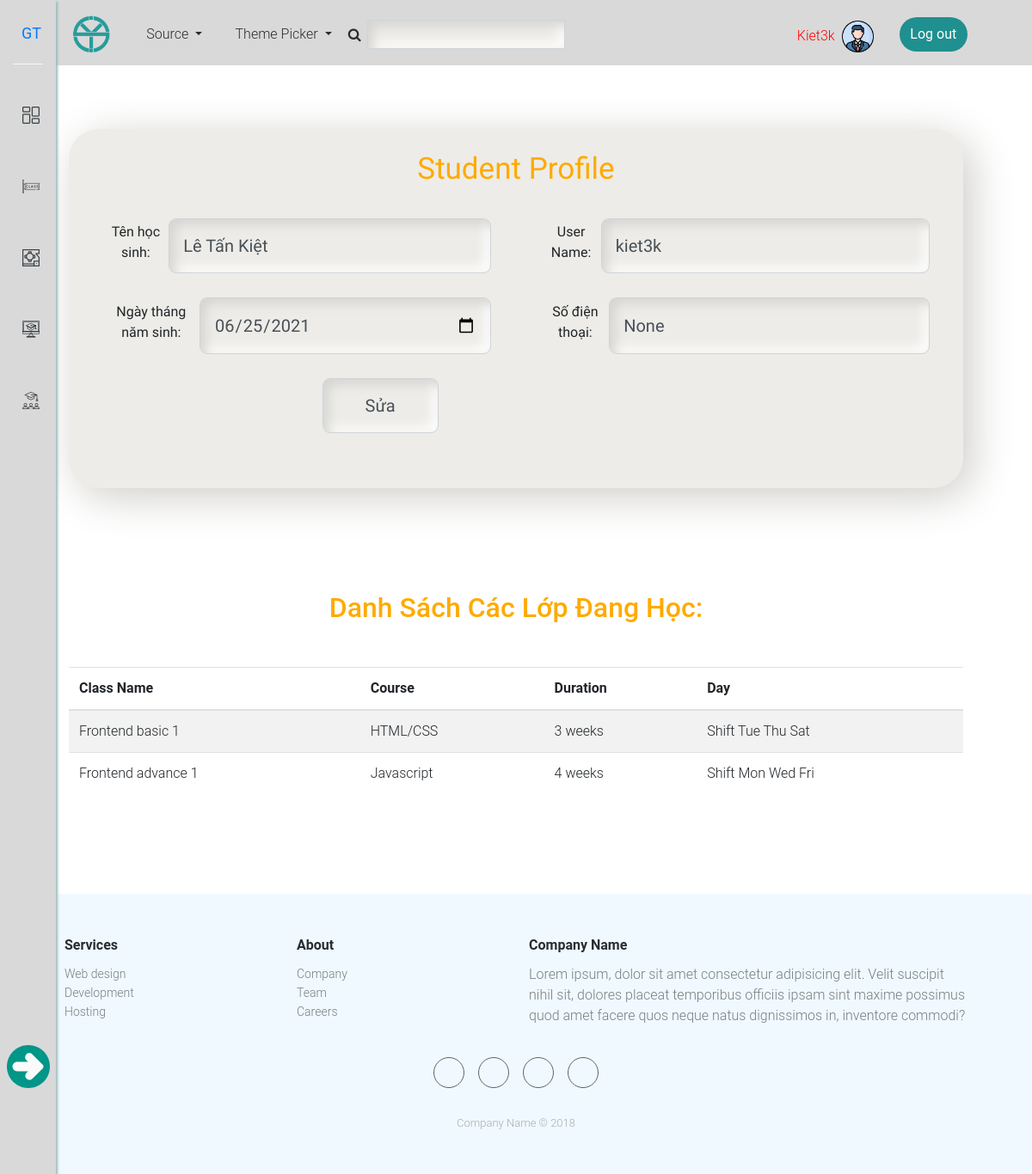
Page /profile/ (signed in) on the committed database.
### core/models.py (models this page shows, shortened)
class Student(models.Model):
    user = models.ForeignKey(User,on_delete=models.CASCADE, related_name="users",blank=True, null=True )
    name = models.CharField(default='',max_length=255)
    birth = models.DateField(blank=True, null=True)
    phone = models.CharField(default='',null=True,blank=True,max_length=13)
    classes = models.ManyToManyField(Class, blank=True, null=True , related_name="students")

class Class(models.Model):
    slug = models.SlugField(max_length=30,default='')
    name = models.CharField(default='',max_length=255)
    number = models.IntegerField(default=0)
    number_student = models.IntegerField(default=0)
    course = models.ForeignKey(Course, on_delete=models.CASCADE, related_name="courses")
    duration = models.IntegerField(default=0)
    day = models.CharField(choices=SCHEDULE_CHOICES, max_length=4) # buổi học
    status = models.CharField(choices=STATUS_CHOICES, max_length=8, default="WAITING")

class Course(models.Model):
    name = models.CharField(default='',max_length=255)
    duration = models.IntegerField(choices=DURATION_CHOICES, default=3)
    def __str__(self):
        return self.name

### core/views.py (the view)
# urls.py: path('profile/', views.Profiles , name='profile'),
@login_required
def Profiles(request):
    current_user = request.user
    if current_user.is_staff:
        return redirect('index')
    student = Student.objects.get(user = current_user)
    cls = student.classes.all()
    context = {
        'student':student,
        'cls':cls,
    }
    return render(request, 'core/profile.html',context)

### core/templates/core/profile.html (shortened to what this page needs)
{% extends 'core/base.html' %}
{% load static %}
{% block head %}
<link rel="stylesheet" href="{% static 'css/css/classes.css' %}">
{% endblock head %}
{% block contain %}
<div class="class-wrapper">
    <form name="" action="{% url 'updateprofile' %}" method="post">
        <h2 class="qllh">student profile</h2>
        <div class="form-group">
            <label for="">Tên học sinh:</label>
            <input type="text" name="name" value="{{student.name}}">
        </div>
        <div class="form-group">
            <label for="">User Name:</label>
            <input type="text" name="phone" value="{{student.user.username}}" readonly>
        </div>
        <div class="form-group">
            <label for="">Ngày tháng năm sinh:</label>
            <input type="date" name="birth">
        </div>
        <div class="form-group">
            <label for="">Số điện thoại:</label>
            <input type="text" name="phone" value="{{student.phone}}">
        </div>
        <div class="form-submit">
            <input type="submit" value="Sửa">
        </div>
    </form>
    <h2>Danh sách các lớp đang học:</h2>
    <table class="table table-striped">
        <thead>
            <tr>
              <th>Class Name</th>
              <th>Course</th>
              <th>Duration</th>
              <th>Day</th>
            </tr>
          </thead>
          <tbody>
          {% for class in cls %}
              <tr>
                <td>{{class.name}}</td>
                <td>{{class.course}}</td>
                <td>{{class.duration}} weeks</td>
                <td>{{class.get_day_display}}</td>
              </tr>
          {% endfor %}
    </table>
</div>
{% endblock contain %}

### core/templates/core/base.html (shortened to what this page needs)
{% load static %}
<!DOCTYPE html>
<html>
<head>
    <link rel="stylesheet" href="https://maxcdn.bootstrapcdn.com/bootstrap/4.5.2/css/bootstrap.min.css">
    <link rel="stylesheet" href="https://cdnjs.cloudflare.com/ajax/libs/ionicons/2.0.1/css/ionicons.min.css" />
    <link rel="stylesheet" href="https://cdnjs.cloudflare.com/ajax/libs/font-awesome/4.7.0/css/font-awesome.min.css" />
    <link rel="stylesheet" href="{% static 'icon/font/flaticon.css' %}" />
    <link rel="stylesheet" href="{% static 'css/css/header.css' %}" />
    <link rel="stylesheet" href="{% static 'css/css/footer.css' %}" />
    <link rel="stylesheet" href="{% static 'css/css/menu.css' %}" />
    {% block head %}
    {% endblock head %}
</head>
<body>
    <div class="header-dark">
        <nav class="navbar navbar-dark navbar-expand-md navigation-clean-search">
            <div class="container">
                <a class="navbar-brand" href="#"><img src="{% static 'img/logo.jpg' %}"></a>
                <div class="collapse navbar-collapse" id="navcol-1">
                    <ul class="nav navbar-nav">
                        <li class="dropdown">
                            <a class="dropdown-toggle nav-link dropdown-toggle" data-toggle="dropdown"
                                aria-expanded="false" href="#">Source
                            </a>
                        </li>
                        <li class="dropdown">
                            <a class="dropdown-toggle nav-link dropdown-toggle" data-toggle="dropdown"
                                aria-expanded="false" href="#">Theme Picker
                            </a>
                        </li>
                    </ul>
                    <form class="form-inline mr-auto">
                        <div class="form-group">
                            <label for="search-field"><i class="fa fa-search"></i></label>
                            <input class="" type="search" id="search-field" autocomplete="off" name="search" />
                        </div>
                    </form>
                    <span class="navbar-text">
                        <span class="span-un" style="color:red;">{{user.username}}</span>
                        <a href="#" class="userName">
                            <img src="{% static 'img/user.png' %}">
                        </a>
                    </span>
                    <a class="btn action-button log-out" role="button" href="{% url 'logout' %}">Log out</a>
                </div>
            </div>
        </nav>
    </div>
    <div class="menu-dark">
        <div class="menu-wrapper">
            {% if user.is_staff %}
            <div class="logo">
                <a href="{% url 'index' %}" class="gt mini"> GT </a>
                <a href="{% url 'index' %}" class="gt normal out"> GENNY TEAM</a>
            </div>
            <ul class="nav">
                <li class="nav-item">
                    <a href="{% url 'index' %}" class="nav-link">
                        <i class="flaticon flaticon-dashboard"></i>
                        <p class="out">Dashboard</p>
                    </a>
                </li>
                <li class="nav-item">
                    <a href="{% url 'classes' %}" class="nav-link">
                        <i class="flaticon flaticon-class"></i>
                        <p class="out">Classes</p>
                    </a>
                </li>
                <li class="nav-item">
                    <a href="{% url 'rooms' %}" class="nav-link">
                        <i class="flaticon flaticon-blueprint"></i>
                        <p class="out">Rooms</p>
                    </a>
                </li>
                <li class="nav-item">
                    <a href="{% url 'courses' %}" class="nav-link">
                        <i class="flaticon flaticon-online-course"></i>
                        <p class="out">Courses</p>
                    </a>
                </li>
                <li class="nav-item">
                    <a href="{% url 'students' %}" class="nav-link">
                        <i class="flaticon flaticon-graduation"></i>
                        <p class="out">Students</p>
                    </a>
                </li>
            </ul>
            <div class="oc-btn">
                <svg class="svg-oc-btn" xmlns="http://www.w3.org/2000/svg" xmlns:xlink="http://www.w3.org/1999/xlink"
                    version="1.1" id="Capa_1" x="0px" y="0px" viewBox="0 0 490.667 490.667"
                    style="enable-background: new 0 0 490.667 490.667" xml:space="preserve">
                    <path style="fill: #009688"
                        d="M245.333,0C109.839,0,0,109.839,0,245.333s109.839,245.333,245.333,245.333  s245.333-109.839,245.333-245.333C490.514,109.903,380.764,0.153,245.333,0z" />
                    <path style="fill: #fafafa"
                        d="M290.133,104.533c-19.139-18.289-49.277-18.289-68.416,0c-18.893,18.881-18.902,49.503-0.021,68.395  c0.007,0.007,0.014,0.014,0.021,0.021l19.2,19.2H117.333C87.878,192.149,64,216.027,64,245.483  c0,29.455,23.878,53.333,53.333,53.333h123.584l-19.2,19.2c-17.522,20.175-15.371,50.734,4.804,68.257  c18.259,15.858,45.423,15.799,63.612-0.139l118.251-118.251c12.492-12.496,12.492-32.752,0-45.248L290.133,104.533z" />
                    <g></g>
                    <g></g>
                    <g></g>
                    <g></g>
                    <g></g>
                    <g></g>
                    <g></g>
                    <g></g>
                    <g></g>
                    <g></g>
                    <g></g>
                    <g></g>
                    <g></g>
                    <g></g>
                    <g></g>
                </svg>
            </div>
            {% else %}
            <div class="logo">
                <a href="{% url 'index' %}" class="gt mini"> GT </a>
            </div>
            <ul class="nav">
                <li class="nav-item">
                    <a href="{% url 'index' %}" class="nav-link">
                        <i class="flaticon flaticon-dashboard"></i>
                    </a>
                </li>
                <li class="nav-item">
                    <a href="{% url 'profile' %}" class="nav-link">
                        <i class="flaticon flaticon-class"></i>
                    </a>
                </li>
                <li class="nav-item">
                    <a href="#" class="nav-link">
                        <i class="flaticon flaticon-blueprint"></i>
                    </a>
                </li>
                <li class="nav-item">
                    <a href="#" class="nav-link">
                        <i class="flaticon flaticon-online-course"></i>
                    </a>
                </li>
                <li class="nav-item">
                    <a href="#" class="nav-link">
                        <i class="flaticon flaticon-graduation"></i>
                    </a>
                </li>
            </ul>
            <div class="oc-btn">
            </div>
            {% endif %}
        </div>
    </div>
    {% block contain %}{% endblock contain %}
    <div class="footer-dark">
        <footer>
            <div class="container">
                <div class="row">
                    <div class="col-sm-6 col-md-3 item">
                        <h3>Services</h3>
                        <ul>
                            <li><a href="#">Web design</a></li>
                            <li><a href="#">Development</a></li>
                            <li><a href="#">Hosting</a></li>
                        </ul>
                    </div>
                    <div class="col-sm-6 col-md-3 item">
                        <h3>About</h3>
                        <ul>
                            <li><a href="#">Company</a></li>
                            <li><a href="#">Team</a></li>
                            <li><a href="#">Careers</a></li>
                        </ul>
                    </div>
                    <div class="col-md-6 item text">
                        <h3>Company Name</h3>
                        <p>
                            Lorem ipsum, dolor sit amet consectetur adipisicing elit. Velit
                            suscipit nihil sit, dolores placeat temporibus officiis ipsam
                            sint maxime possimus quod amet facere quos neque natus
                            dignissimos in, inventore commodi?
                        </p>
                    </div>
                    <div class="col item social">
                        <a href="#"></a><a href="#"></a><a href="#"></a><a href="#"></a>
                    </div>
                </div>
                <p class="copyright">Company Name © 2018</p>
            </div>
        </footer>
    </div>
</body>
</html>

### static/css/css/header.css (style rules this page uses)
.header-dark { color: #f0f9ff; background-color: #282d32; padding: 10px; padding-bottom: 20px; max-height: 76px; position: fixed; left: 0; right: 0; position: fixed; z-index: 1; top: 0; }
.form-group input { outline: none; margin-left: 7px; padding: 4px; color: #495057; background-color: #edece8; background-clip: padding-box; border: 1px solid #ced4da; box-shadow: inset 6px 6px 13px #d5d4d1, inset -6px -6px 13px #ffffff; }
.container { max-width: 1080px; }
.header-dark .navbar { background: transparent; padding-top: 0; padding-bottom: 0; color: #fff; border-radius: 0; box-shadow: none; border: none; }
.header-dark .navbar .navbar-brand { font-weight: bold; color: inherit; padding: 0; }
.header-dark .navbar .navbar-brand img { height: 60px; }
.header-dark .navbar .navbar-collapse span { margin-top: 5px; }
.header-dark .navbar .navbar-collapse span .span-un { text-transform: capitalize; }
.header-dark .navbar .navbar-collapse span .userName { color: #d9d9d9; margin-right: 30px; text-decoration: none; margin-left: 4px; }
.header-dark .navbar .navbar-collapse span .userName img { height: 37px; }
.header-dark .navbar .navbar-collapse, .header-dark .navbar .form-inline { border-color: #636363; }
@media (min-width: 992px) { .header-dark .navbar.navbar .navbar-nav .nav-link { padding-left: 1.2rem; padding-right: 1.2rem; } }
.header-dark .navbar.navbar-dark .navbar-nav .nav-link { color: #d9d9d9; }
.header-dark .navbar .action-button, .header-dark .navbar .action-button:active { background: #208f8f; border-radius: 20px; font-size: inherit; color: #fff; box-shadow: none; border: none; text-shadow: none; padding: 0.5rem 0.8rem; transition: background-color 0.25s; }
.header-dark .navbar .form-inline label i { color: #ccc; }

### static/css/css/footer.css (style rules this page uses)
.footer-dark { padding: 50px 0; color: #f0f9ff; background-color: #282d32; }
.footer-dark h3 { margin-top: 0; margin-bottom: 12px; font-weight: bold; font-size: 16px; }
.footer-dark ul { padding: 0; list-style: none; line-height: 1.6; font-size: 14px; margin-bottom: 0; }
.footer-dark ul a { color: inherit; text-decoration: none; opacity: 0.6; }
.footer-dark .item.text { margin-bottom: 36px; }
.footer-dark .item.text p { opacity: 0.6; margin-bottom: 0; }
.footer-dark .item.social { text-align: center; }
.footer-dark .item.social > a { font-size: 20px; width: 36px; height: 36px; line-height: 36px; display: inline-block; text-align: center; border-radius: 50%; box-shadow: 0 0 0 1px rgba(255, 255, 255, 0.4); margin: 0 8px; color: #fff; opacity: 0.75; }
.footer-dark .copyright { text-align: center; padding-top: 24px; opacity: 0.3; font-size: 13px; margin-bottom: 0; }

### rows in the picture
Student: name "Lê Tấn Kiệt", phone "kiet3k", phone "None"
Class: name "Frontend basic 1", course "HTML/CSS", duration "3", day "Shift Tue Thu Sat"
Class: name "Frontend advance 1", course "Javascript", duration "4", day "Shift Mon Wed Fri"

### other values in the picture
{{ user.username }} "Kiet3k"
